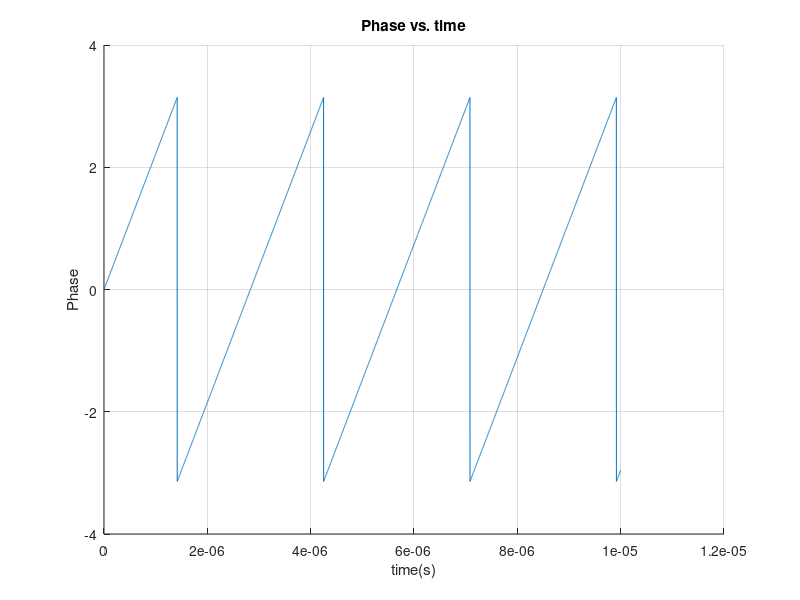

MATLAB code for this plot:
% System spec -------------------------------------------
velocity = 0.3;
wavelength = 850e-9;
waveNumber = (2 * pi) / wavelength;
fs = (3e8) / wavelength; % Sampling frequency (Hz)
   
% Dependent Variables ------------------------------------
T = 1e-5; % Total sampling time duration (seconds)
dt = 1e-9;
%r = 0:0.00001:0.1;
r = 0; % fixed
t = 0:dt:T;
%t = 0; % fixed
% Noise ---------------------------------------------
noise_amplitude = 1e-3; % Adjust for desired noise strength
continuous_amp_noise = noise_amplitude * randn(size(t));
noiseZ_mag = 1e-10; %1e-10
continuous_Z_noise = noiseZ_mag * randn(size(t));
% Amplitude --------------------------------------------
I0 = 2;
absorbtion_u = 5;
amp0 = @(r) I0 * exp(-absorbtion_u * r);
ampT = @(r) amp0(r) + continuous_amp_noise;
% Linear Motion -----------------------------------------
Z0 = 0;
linearZ = @(t) Z0 + (velocity * t) + continuous_Z_noise;




% Signal -----------------------------------------------
signal = ampT(r) .* (exp(1i*waveNumber*linearZ(t)));
phase_info = imag(signal);
intensity_info = real(signal);
phase = angle(signal);
dPdt = gradient(phase) ./ gradient(t);
velocity_calc = dPdt / (waveNumber * cos(0));
% Plots -----------------------------------------------
grid on;
hold on;
% ---------------------- Signal Info -----------------
%{
title('Signal vs. time');
xlabel('time(s)');
ylabel('Signal');
%plot(t, intensity_info);
%plot(t, phase_info);
%}
% ---------------------- Phase change ----------------

title('Phase vs. time');
xlabel('time(s)');
ylabel('Phase');
plot (t, angle(signal));

% ----------------------Velocity calculation ----------

%{
title('Velocity vs. time');
xlabel('time(s)');
ylabel('Velocity');
ylim([-velocity*6 velocity*6])
plot(t, velocity_calc);
%}

